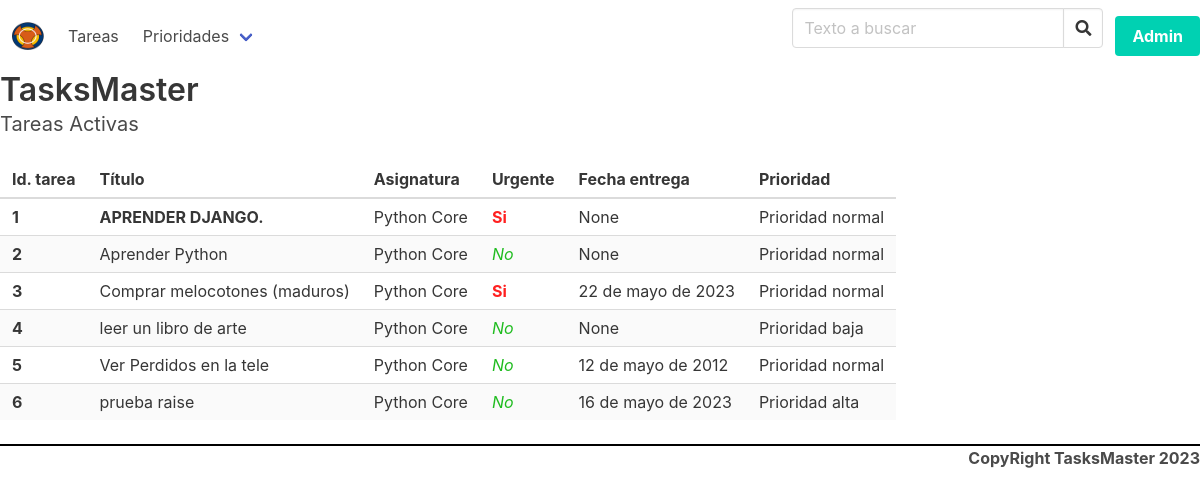
Page /tareas/ on the committed database.
### tasks/models.py (models this page shows, shortened)
class Task(models.Model):
    class Meta:
        verbose_name = "Tarea"
        verbose_name_plural = "Tareas"
    title = models.CharField(
        "Título",
        max_length=250,
        unique=True,
    )
    subject = models.ForeignKey(
        Subject,
        verbose_name="Asignatura",
        on_delete=models.PROTECT,
        related_name="tasks",
        default=1,
    )
    due_date = models.DateField(
        "Dia de entrega",
        null=True,
        blank=True,
        default=None,
        validators=[fecha_en_futuro],
    )
    urgent = models.BooleanField(default=False)
    priority = models.CharField(
        "Prioridad", max_length=1, choices=PRIORITIES, default="N"
    )
    created = models.DateTimeField(auto_now_add=True)
    updated = models.DateTimeField(auto_now=True)

class Subject(models.Model):
    class Meta:
        verbose_name = "Asignatura"
        verbose_name_plural = "Asignaturas"
    id = models.AutoField(primary_key=True)
    name = models.CharField(
        verbose_name="Nombre de la asignatura", max_length=120, unique=True
    )
    created = models.DateTimeField(auto_now_add=True)
    updated = models.DateTimeField(auto_now=True)
    def __str__(self):
        return self.name

### tasks/views.py (the view)
# urls.py: path("tareas/", views.list_tasks),
def list_tasks(request):
    tasks = Task.objects.all()
    return render(
        request,
        "tasks/list_task.html",
        {
            "title": "Tareas Activas",
            "tasks": tasks,
        },
    )

### tasks/templates/tasks/list_task.html (shortened to what this page needs)
{% extends 'tasks/base.html' %}
{% block content %}
{% include 'tasks/task_table.html' %}
{% endblock content %}

### tasks/templates/tasks/task_table.html
<table class='table is-striped is-hoverable'>
    <thead>
        <tr>
            <th>Id. tarea</th>
            <th >Título</th>
            <th>Asignatura</th>
            <th>Urgente</th>
            <th>Fecha entrega</th>
            <th>Prioridad</th>
        </tr>
    </thead>
    <tbody>
{%for task in tasks%}
    <tr>
        <th>{{task.id}}</th>
        <td>
            {% if forloop.first %}
            <b>{{task.title|upper|add:"."}}</b>
            {% else %}
                {{task.title}}
            {% endif %}
        </td>
        <td>{{task.subject}}</td>
        <td>
            {%if task.urgent%}
            <b class="urgente">Si</b>
            {%else%}
            <i class="no-urgente">No</i>
            {% endif %}
        </td>
        <td>{{task.due_date}}</td>
        <td>{{task.get_priority_display}}</td>
    </tr>
{%endfor%}
</tbody>
</table>

### tasks/static/tasks/custom.css (style rules this page uses)
.urgente { font-weight: bolder; color: rgb(255, 32, 32); }
.no-urgente { font-style: italic; color: rgb(32, 188, 32); }

### rows in the picture
Task: id "1", title|add "APRENDER DJANGO.", subject "Python Core", urgent "Si", due_date "None", priority "Prioridad normal"
Task: id "2", title "Aprender Python", subject "Python Core", urgent "No", due_date "None", priority "Prioridad normal"
Task: id "3", title "Comprar melocotones (maduros)", subject "Python Core", urgent "Si", due_date "22 de mayo de 2023", priority "Prioridad normal"
Task: id "4", title "leer un libro de arte", subject "Python Core", urgent "No", due_date "None", priority "Prioridad baja"
Task: id "5", title "Ver Perdidos en la tele", subject "Python Core", urgent "No", due_date "12 de mayo de 2012", priority "Prioridad normal"
Task: id "6", title "prueba raise", subject "Python Core", urgent "No", due_date "16 de mayo de 2023", priority "Prioridad alta"

### other values in the picture
{{ title }} "Tareas Activas"
